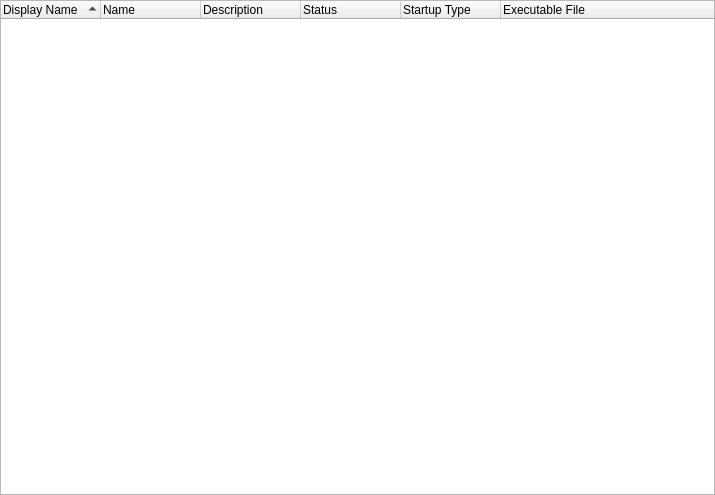
<?xml version="1.0" encoding="UTF-8"?>
<ui version="4.0">
 <class>SysInfoDrivers</class>
 <widget class="QWidget" name="SysInfoDrivers">
  <property name="geometry">
   <rect>
    <x>0</x>
    <y>0</y>
    <width>715</width>
    <height>495</height>
   </rect>
  </property>
  <property name="windowTitle">
   <string/>
  </property>
  <layout class="QVBoxLayout" name="verticalLayout">
   <property name="leftMargin">
    <number>0</number>
   </property>
   <property name="topMargin">
    <number>0</number>
   </property>
   <property name="rightMargin">
    <number>0</number>
   </property>
   <property name="bottomMargin">
    <number>0</number>
   </property>
   <item>
    <widget class="QTreeWidget" name="tree">
     <property name="contextMenuPolicy">
      <enum>Qt::ContextMenuPolicy::CustomContextMenu</enum>
     </property>
     <property name="showDropIndicator" stdset="0">
      <bool>false</bool>
     </property>
     <property name="iconSize">
      <size>
       <width>24</width>
       <height>24</height>
      </size>
     </property>
     <property name="indentation">
      <number>0</number>
     </property>
     <property name="sortingEnabled">
      <bool>true</bool>
     </property>
     <attribute name="headerShowSortIndicator" stdset="0">
      <bool>true</bool>
     </attribute>
     <column>
      <property name="text">
       <string>Display Name</string>
      </property>
     </column>
     <column>
      <property name="text">
       <string>Name</string>
      </property>
     </column>
     <column>
      <property name="text">
       <string>Description</string>
      </property>
     </column>
     <column>
      <property name="text">
       <string>Status</string>
      </property>
     </column>
     <column>
      <property name="text">
       <string>Startup Type</string>
      </property>
     </column>
     <column>
      <property name="text">
       <string>Executable File</string>
      </property>
     </column>
    </widget>
   </item>
  </layout>
  <action name="action_copy_row">
   <property name="text">
    <string>Copy Row</string>
   </property>
  </action>
  <action name="action_copy_value">
   <property name="text">
    <string>Copy Value</string>
   </property>
  </action>
 </widget>
 <resources/>
 <connections/>
</ui>
